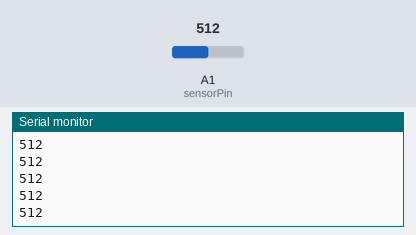
A sketch run on a simulated Arduino Uno, built with avr-gcc and run on an emulated ATmega328P. Shown: the last lines printed to the serial monitor. The inputs (shaded band) are chosen by the test bench; at power-on: A1 (sensorPin) = 512.

Above: at 1.2 s.
1.3 s: A1 (sensorPin) set to 716
At 1.9 s:
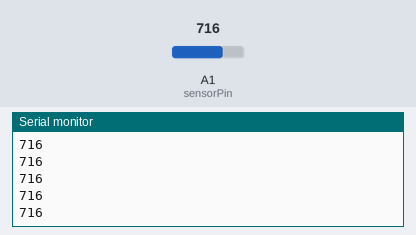
2.8 s: A1 (sensorPin) set to 900
At 3.6 s:
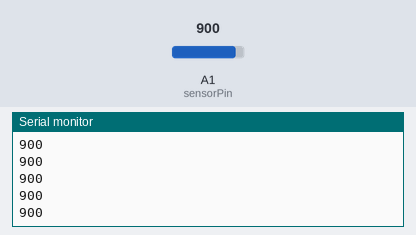
Timing chart, 0 to 5.8 s (numbered marks = the images above; inputs shaded):
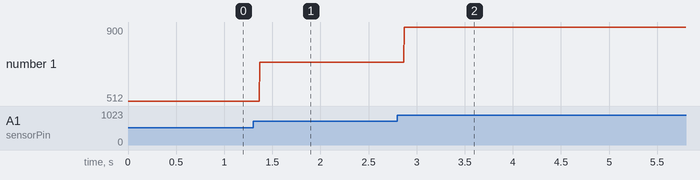

The sketch:

sensor_test.ino
```cpp
int sensorPin = A1;
int val = 0;

void setup(){
  Serial.begin(9600);
  pinMode(sensorPin, INPUT); //declare sensorPin as input
}

void loop(){
    val = analogRead(sensorPin); //actual value
    Serial.println(val);
}
```

Measured:
- after the input at 1.3 s, the serial monitor: prints a new line after 0.07 s (image 1)
- after the input at 2.8 s, the serial monitor: prints a new line after 0.07 s (image 2)
- plotted number 1: 512 → 716 after the input at 1.3 s, 716 → 900 after the input at 2.8 s
